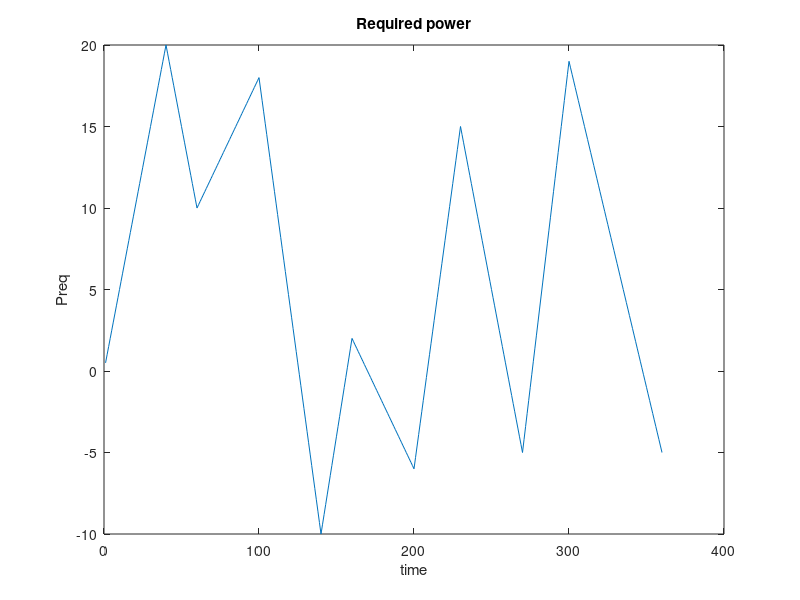

Write the MATLAB code that produced this figure.
% instance of hybrid vehicle optimization problem,
% exercise 4.65 in Boyd & Vandenberghe, Convex Optimization

% fuel use is given by F(p) = p+ gamma*p^2 (for p>=0)

% define Preq, required power at wheels
% Preq is piecewise linear
% a is slope of each piece
a=[0.5 -0.5 0.2 -0.7 0.6 -0.2 0.7 -0.5 0.8 -0.4];
% l is length of each piece
l=[40 20 40 40 20 40 30 40 30 60];

Preq=(a(1):a(1):a(1)*l(1))';
for i=2:length(l)
    Preq=[Preq; (Preq(end)+a(i):a(i):Preq(end)+a(i)*l(i))'];
end
% plot required power
plot(Preq)
xlabel('time'); ylabel('Preq'); title('Required power');

% problem parameters
T=sum(l);
Peng_max=20;
Pmg_min=-6;
Pmg_max=6;
Ebatt_max=100;
eta=0.1;
gamma=0.1;
